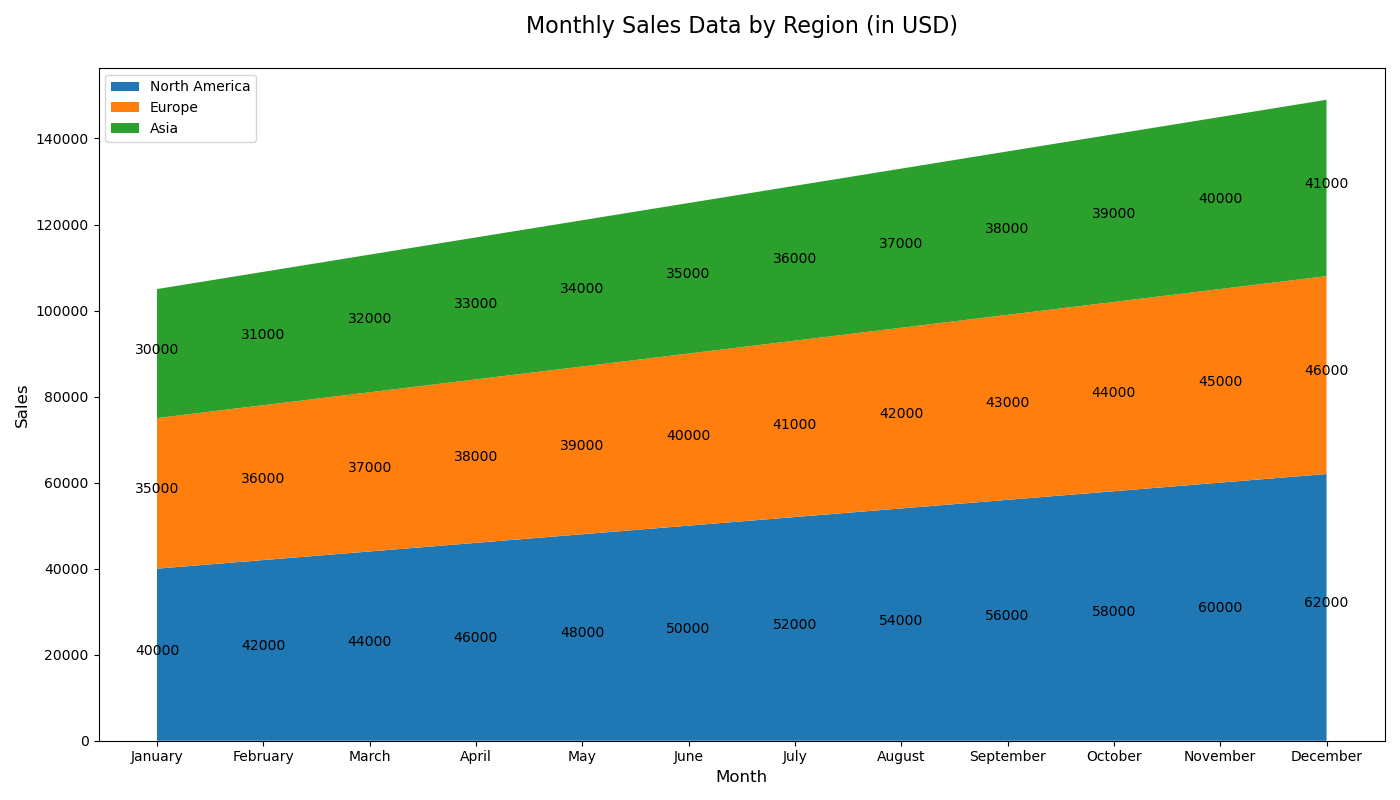

Generate this figure with Python:

import matplotlib.pyplot as plt
import pandas as pd
from io import StringIO

csv_data = """Month,North America,Europe,Asia
January,40000,35000,30000
February,42000,36000,31000
March,44000,37000,32000
April,46000,38000,33000
May,48000,39000,34000
June,50000,40000,35000
July,52000,41000,36000
August,54000,42000,37000
September,56000,43000,38000
October,58000,44000,39000
November,60000,45000,40000
December,62000,46000,41000
"""

data = pd.read_csv(StringIO(csv_data), index_col='Month')

x = data.index
y = [data['North America'], data['Europe'], data['Asia']]

fig, ax = plt.subplots(figsize=(14, 8))

ax.stackplot(x, y, labels=['North America', 'Europe', 'Asia'], colors=['#1f77b4', '#ff7f0e', '#2ca02c'])

ax.set_title('Monthly Sales Data by Region (in USD)', fontsize=16, pad=25)
ax.set_xlabel('Month', fontsize=12)
ax.set_ylabel('Sales', fontsize=12)
ax.legend(loc='upper left')

for i, (month, values) in enumerate(data.iterrows()):
    ax.annotate(f"{values['North America']}", xy=(i, values['North America']/2), ha='center', fontsize=10)
    ax.annotate(f"{values['Europe']}", xy=(i, values['North America'] + values['Europe']/2), ha='center', fontsize=10)
    ax.annotate(f"{values['Asia']}", xy=(i, values['North America'] + values['Europe'] + values['Asia']/2), ha='center', fontsize=10)

plt.tight_layout()
plt.show()
